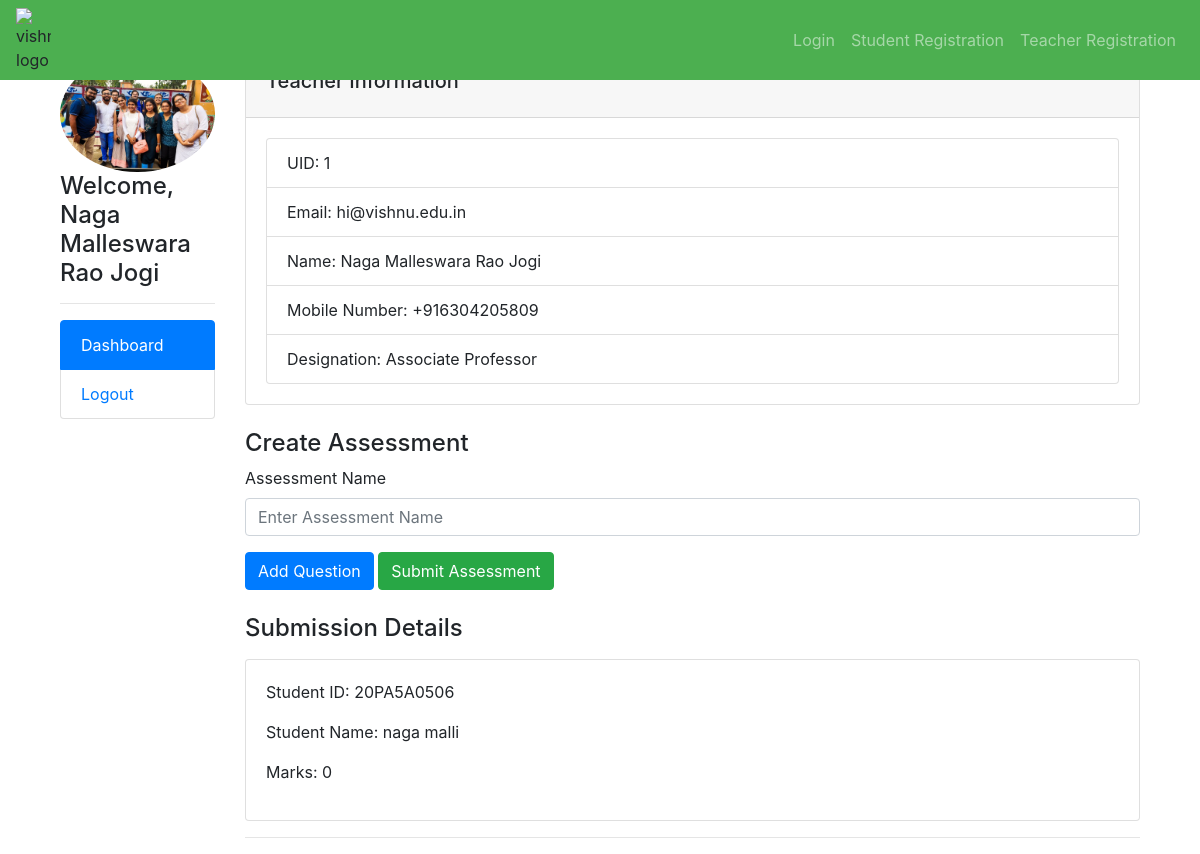
Screenshot of /teacher/ (signed in) with the database file from the repository.
### app/models.py (models this page shows, shortened)
class Teacher(models.Model):
    uid = models.CharField(max_length=30,primary_key=True,unique=True)
    name = models.CharField(max_length=100)
    Email = models.EmailField()
    password=models.CharField(max_length=255,default=f"{uid}")
    mobile_num = models.CharField(max_length=100)
    image = models.ImageField(upload_to='profile_images/', blank=True, null=True)
    des = models.CharField(max_length=100,default="None")

class Submission(models.Model):
    student = models.ForeignKey(Student, on_delete=models.CASCADE)
    assessment = models.ForeignKey(Assessment, on_delete=models.CASCADE)
    marks = models.IntegerField()
    class Meta:
        unique_together = ['student', 'assessment']

class Student(models.Model):
    uid = models.CharField(max_length=30,primary_key=True,unique=True)
    email = models.EmailField(max_length=255)
    password=models.CharField(max_length=255,default=f"{uid}")
    fname = models.CharField(max_length=50)
    lname = models.CharField(max_length=50)
    image = models.ImageField(upload_to='profile_images/', blank=True, null=True)
    sec = models.CharField(max_length=10)
    mobile_num = models.CharField(max_length=15)
    address = models.CharField(max_length=255)

### app/views.py (the view)
# urls.py: path('teacher/', views.teacher_dashboard, name='teacher_dashboard'),
def teacher_dashboard(request):
    if 'user_id' not in request.session:
        return redirect('login')
    try:
        teacher = Teacher.objects.get(uid=request.session['user_id'])
    except Teacher.DoesNotExist:
        return redirect('login')
    submissions = Submission.objects.filter(assessment__teacher=teacher)
    context = {
        'teacher': teacher,
        'submissions': submissions,
    }
    return render(request, 'teacher_d.html', context)

### templates/teacher_d.html (shortened to what this page needs)
{% extends 'base.html' %}
{% block content %}
<div class="container-fluid">
  <div class="row">
    <div class="col-md-2">
      <img src="{{ teacher.image.url }}" alt="Profile Image" class="img-fluid rounded-circle">
      <h4>Welcome, {{ teacher.name }}</h4>
      <hr>
      <ul class="list-group">
        <li class="list-group-item active">Dashboard</li>
        <li class="list-group-item"><a href="{% url 'logout' %}">Logout</a></li>
      </ul>
    </div>
    <div class="col-md-10">
      <div class="card">
        <div class="card-header">
          <h5 class="card-title">Teacher Information</h5>
        </div>
        <div class="card-body">
          <ul class="list-group">
            <li class="list-group-item">UID: {{ teacher.uid }}</li>
            <li class="list-group-item">Email: {{ teacher.Email }}</li>
            <li class="list-group-item">Name: {{ teacher.name }}</li>
            <li class="list-group-item">Mobile Number: {{ teacher.mobile_num }}</li>
            <li class="list-group-item">Designation: {{ teacher.des }}</li>
          </ul>
        </div>
      </div>
      <div class="mt-4">
        <h4>Create Assessment</h4>
        <form id="assessmentForm" method="POST" action="{% url 'create_assessment' %}">
          <div class="mb-3">
            <label for="assessment_name" class="form-label">Assessment Name</label>
            <input type="text" class="form-control" id="assessment_name" name="assessment_name" placeholder="Enter Assessment Name" required>
          </div>
          <button type="button" class="btn btn-primary" onclick="addQuestion()">Add Question</button>
          <button type="submit" class="btn btn-success">Submit Assessment</button>
        </form>
      </div>
      <div class="mt-4">
        <h4>Submission Details</h4>
        {% for submission in submissions %}
        <div class="card mt-3">
          <div class="card-body">
            <p>Student ID: {{ submission.student.uid }}</p>
            <p>Student Name: {{ submission.student.fname }} {{ submission.student.lname }}</p>
            <p>Marks: {{ submission.marks }}</p>
          </div>
        </div>
        <hr>
        {% endfor %}
      </div>
    </div>
  </div>
</div>
{% endblock %}

### templates/base.html (style rules this page uses)
html, body { height: 100%; }
body { padding-top: 56px; }

### rows the page displays
Teacher: image (picture), name "Naga Malleswara Rao Jogi", uid "1", Email "hi@vishnu.edu.in", mobile_num "+916304205809", des "Associate Professor"
Submission: student.uid "20PA5A0506", student.fname "naga", student.lname "malli", marks "0"
